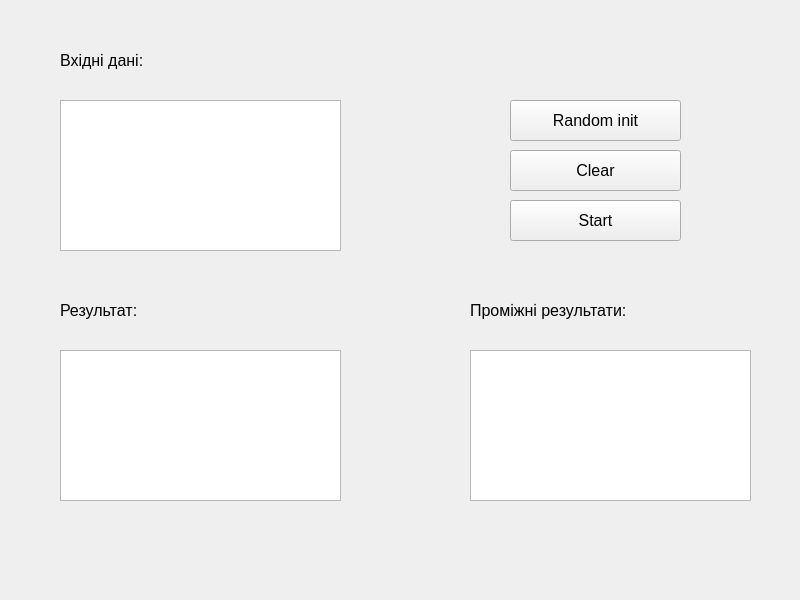
<?xml version="1.0" encoding="UTF-8"?>
<ui version="4.0">
 <class>MainWindow</class>
 <widget class="QMainWindow" name="MainWindow">
  <property name="geometry">
   <rect>
    <x>0</x>
    <y>0</y>
    <width>800</width>
    <height>600</height>
   </rect>
  </property>
  <property name="minimumSize">
   <size>
    <width>800</width>
    <height>600</height>
   </size>
  </property>
  <property name="maximumSize">
   <size>
    <width>800</width>
    <height>600</height>
   </size>
  </property>
  <property name="windowTitle">
   <string>QuickSort</string>
  </property>
  <widget class="QWidget" name="centralwidget">
   <widget class="QTextEdit" name="textEdit_result">
    <property name="geometry">
     <rect>
      <x>60</x>
      <y>350</y>
      <width>281</width>
      <height>151</height>
     </rect>
    </property>
    <property name="font">
     <font>
      <pointsize>12</pointsize>
     </font>
    </property>
    <property name="textInteractionFlags">
     <set>Qt::TextSelectableByKeyboard|Qt::TextSelectableByMouse</set>
    </property>
   </widget>
   <widget class="QTextEdit" name="textEdit_enter">
    <property name="geometry">
     <rect>
      <x>60</x>
      <y>100</y>
      <width>281</width>
      <height>151</height>
     </rect>
    </property>
    <property name="font">
     <font>
      <pointsize>12</pointsize>
     </font>
    </property>
   </widget>
   <widget class="QTextEdit" name="textEdit_steps">
    <property name="geometry">
     <rect>
      <x>470</x>
      <y>350</y>
      <width>281</width>
      <height>151</height>
     </rect>
    </property>
    <property name="font">
     <font>
      <pointsize>12</pointsize>
     </font>
    </property>
    <property name="textInteractionFlags">
     <set>Qt::TextSelectableByKeyboard|Qt::TextSelectableByMouse</set>
    </property>
   </widget>
   <widget class="QLabel" name="label">
    <property name="geometry">
     <rect>
      <x>60</x>
      <y>290</y>
      <width>281</width>
      <height>41</height>
     </rect>
    </property>
    <property name="font">
     <font>
      <pointsize>12</pointsize>
     </font>
    </property>
    <property name="text">
     <string>Результат:</string>
    </property>
   </widget>
   <widget class="QLabel" name="label_2">
    <property name="geometry">
     <rect>
      <x>60</x>
      <y>40</y>
      <width>281</width>
      <height>41</height>
     </rect>
    </property>
    <property name="font">
     <font>
      <pointsize>12</pointsize>
     </font>
    </property>
    <property name="text">
     <string>Вхідні дані:</string>
    </property>
   </widget>
   <widget class="QLabel" name="label_3">
    <property name="geometry">
     <rect>
      <x>470</x>
      <y>290</y>
      <width>281</width>
      <height>41</height>
     </rect>
    </property>
    <property name="font">
     <font>
      <pointsize>12</pointsize>
     </font>
    </property>
    <property name="text">
     <string>Проміжні результати:</string>
    </property>
   </widget>
   <widget class="QPushButton" name="pushButton_init">
    <property name="geometry">
     <rect>
      <x>510</x>
      <y>100</y>
      <width>171</width>
      <height>41</height>
     </rect>
    </property>
    <property name="font">
     <font>
      <pointsize>12</pointsize>
     </font>
    </property>
    <property name="text">
     <string>Random init</string>
    </property>
   </widget>
   <widget class="QPushButton" name="pushButton_clear">
    <property name="geometry">
     <rect>
      <x>510</x>
      <y>150</y>
      <width>171</width>
      <height>41</height>
     </rect>
    </property>
    <property name="font">
     <font>
      <pointsize>12</pointsize>
     </font>
    </property>
    <property name="text">
     <string>Clear</string>
    </property>
   </widget>
   <widget class="QPushButton" name="pushButton_start">
    <property name="geometry">
     <rect>
      <x>510</x>
      <y>200</y>
      <width>171</width>
      <height>41</height>
     </rect>
    </property>
    <property name="font">
     <font>
      <pointsize>12</pointsize>
     </font>
    </property>
    <property name="text">
     <string>Start</string>
    </property>
   </widget>
  </widget>
 </widget>
 <resources/>
 <connections/>
</ui>
